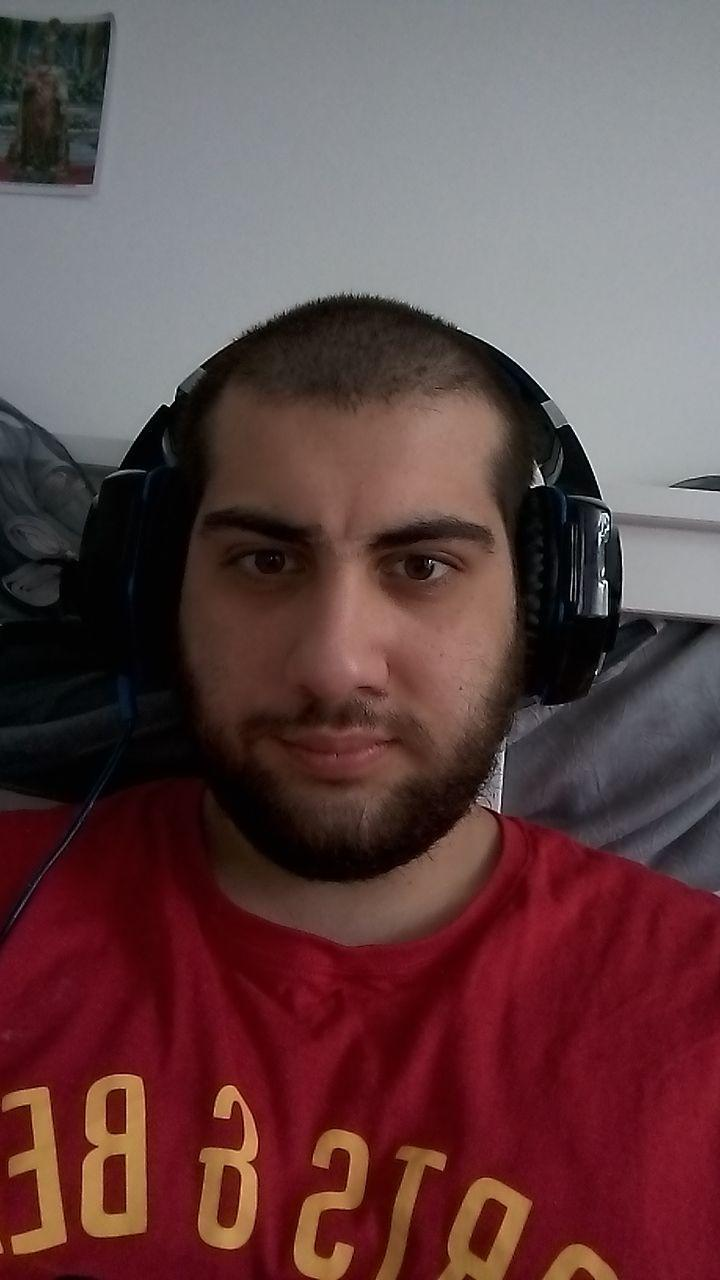
#> input picture open-cv/face.jpg, 720 x 1280 px
$ python face-detection.py
#> lines starting #> are read from the running program, lines starting #| are printed output that depends on the picture; after the words box and inside, x2 and y2 are one past the last pixel; in counts of white or black regions, pixels touching at a corner belong together
import cv2

# Load the cascadeclassifier
face_cascade = cv2.CascadeClassifier('haarcascade_frontalface_default.xml')

# Read Image input
img = cv2.imread('face.jpg')
#> img is the input picture: shape (1280, 720, 3); mean B, G, R 70.7, 69.4, 99.7
# cv2.imshow('myface', img)
# Convert into grayscale
gray = cv2.cvtColor(img, cv2.COLOR_BGR2GRAY)
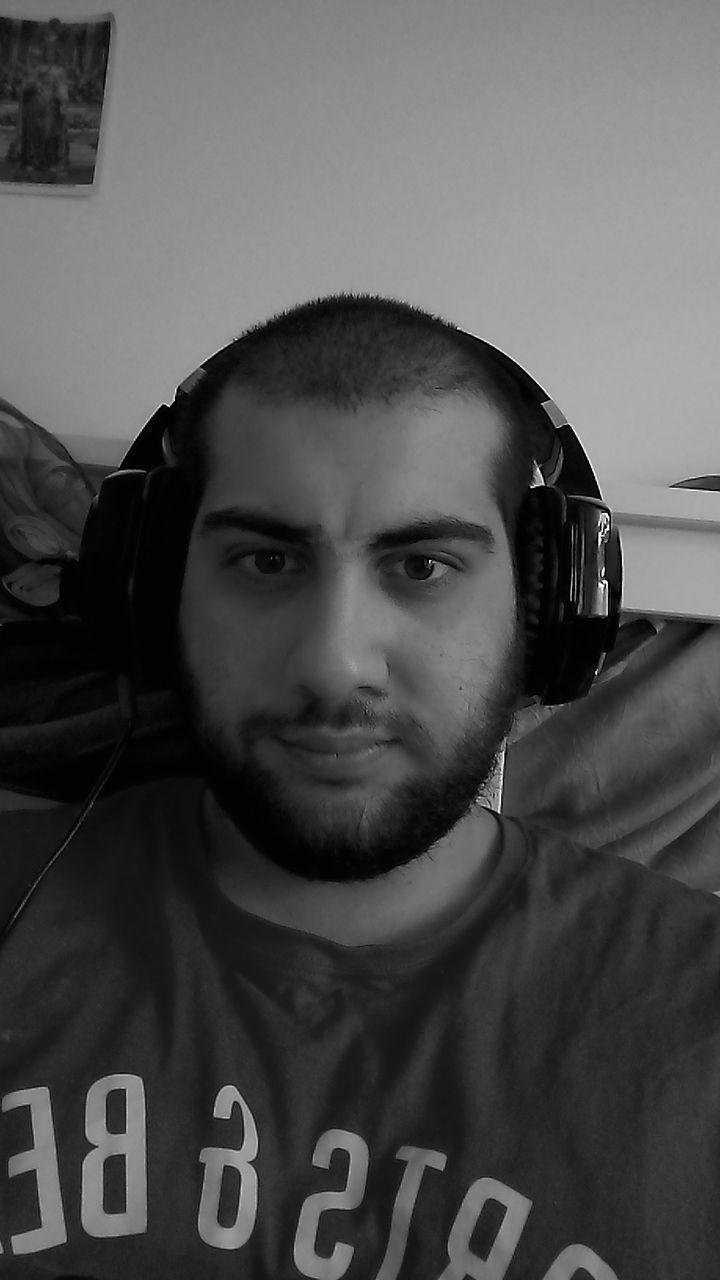
#> gray: shape (1280, 720); min 0, max 255, mean 78.7
# Detect faces

faces = face_cascade.detectMultiScale(gray, 1.1 , 4)
#> faces = [[126, 404, 429, 429]]
# Draw rectangle arond each face

# 10 is the width of the rectangles drwan on the face
# (255,0,0) is the colo in rgb of th r
for(x,y , w, h) in faces:
    cv2.rectangle(img, (x,y), (x+w, x+h), (255,0,0), 10)
#> this loop made 1 pass
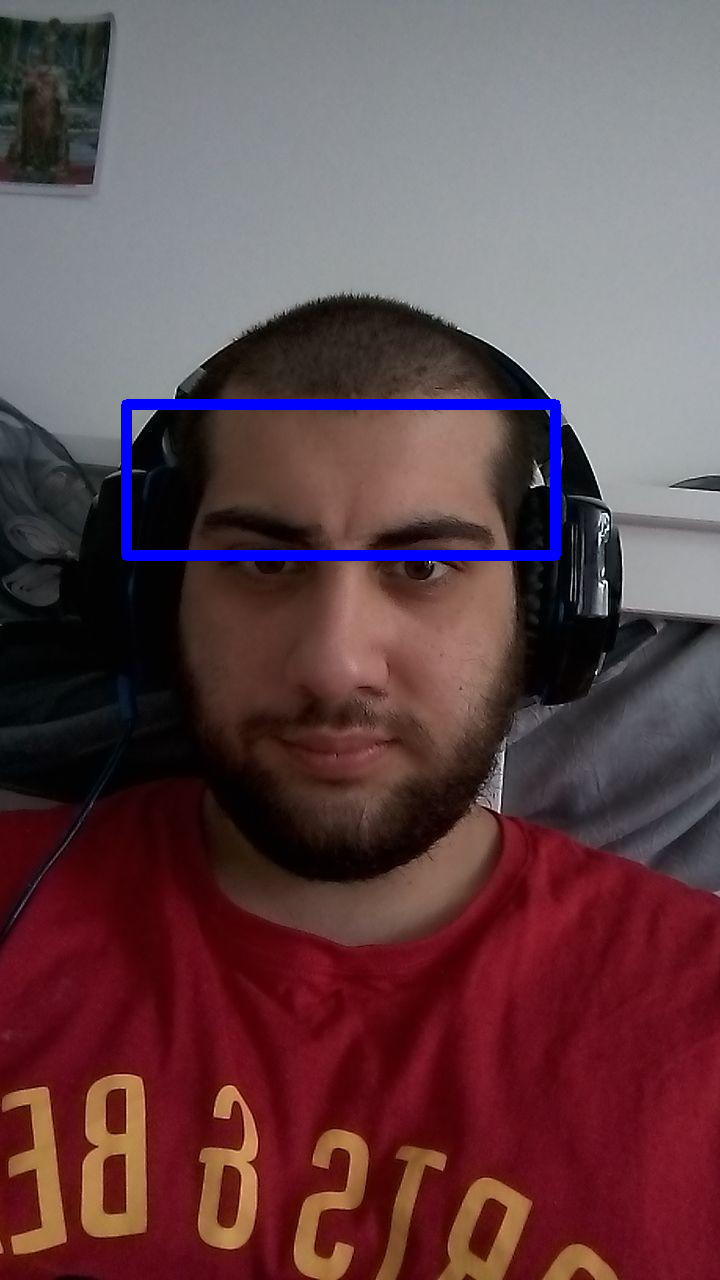
#> img: shape (1280, 720, 3); 1.38% of pixels changed, all inside (x1, y1, x2, y2) = (121, 399, 561, 561)

# Display Output
cv2.imshow('img', img)
cv2.waitKey()
